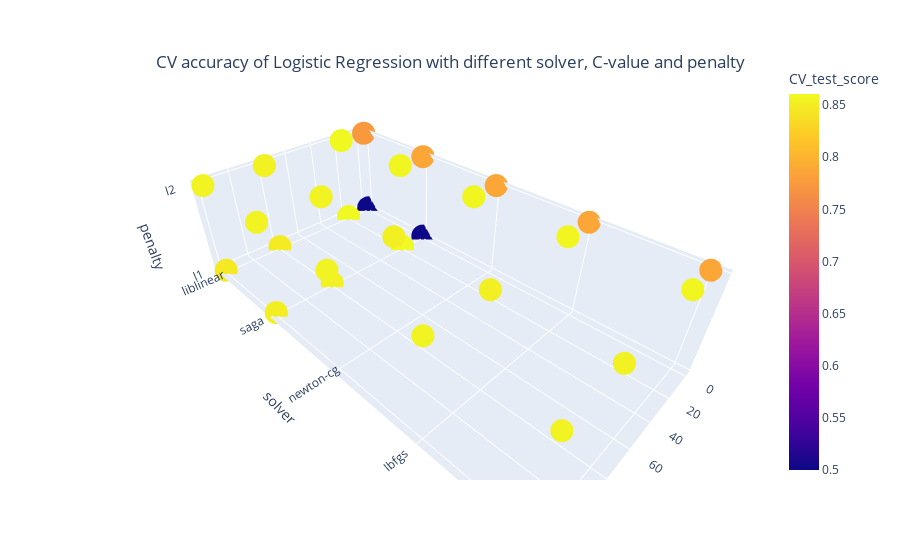

Notebook cell for this chart:
### Code cell
params = pd.concat([params_l1,params_l2])

fig = plt.figure(figsize=(10, 10))
# ax = fig.add_subplot(111, projection = '3d')

x = params['C']
y = params['solver']
z = params['penalty']

import plotly.express as px
df = px.data.iris()
fig = px.scatter_3d(params, x='C', y='solver', z='penalty',
              color='CV_test_score')
fig.update_layout(
    title={
        'text': "CV accuracy of Logistic Regression with different solver, C-value and penalty",
        'y':0.9,
        'x':0.5,
        'xanchor': 'center',
        'yanchor': 'top'})
# fig.title="CV accuracy of Logistic Regression with different solver and C-value\npenalty = 'l2'"
fig.show()

### Figure 1 — Plotly figure (JSON) as saved in the notebook; plotly's stock layout.template omitted (floating-point values rounded to 4 significant figures)
{"data": [{"hovertemplate": "C=%{x}<br>solver=%{y}<br>penalty=%{z}<br>CV_test_score=%{marker.color}<extra></extra>", "legendgroup": "", "marker": {"color": [0.8471, 0.8516, 0.8489, 0.8543, 0.8607, 0.8607, 0.5, 0.5, 0.8553, 0.8553, 0.8553, 0.8553, 0.8553, 0.8535, 0.8535, 0.8544, 0.8544, 0.8553, 0.858, 0.858, 0.8598, 0.858, 0.858, 0.7869, 0.7869, 0.774, 0.7869, 0.7869], "coloraxis": "coloraxis", "symbol": "circle"}, "mode": "markers", "name": "", "scene": "scene", "showlegend": false, "type": "scatter3d", "x": [120, 120, 80, 80, 20, 20, 0.01, 0.01, 120, 120, 120, 120, 120, 80, 80, 80, 80, 80, 20, 20, 20, 20, 20, 0.01, 0.01, 0.01, 0.01, 0.01], "y": ["liblinear", "saga", "liblinear", "saga", "liblinear", "saga", "liblinear", "saga", "newton-cg", "lbfgs", "liblinear", "sag", "saga", "newton-cg", "lbfgs", "liblinear", "sag", "saga", "newton-cg", "lbfgs", "liblinear", "sag", "saga", "newton-cg", "lbfgs", "liblinear", "sag", "saga"], "z": ["l1", "l1", "l1", "l1", "l1", "l1", "l1", "l1", "l2", "l2", "l2", "l2", "l2", "l2", "l2", "l2", "l2", "l2", "l2", "l2", "l2", "l2", "l2", "l2", "l2", "l2", "l2", "l2"]}], "layout": {"coloraxis": {"colorbar": {"title": {"text": "CV_test_score"}}, "colorscale": [[0, "#0d0887"], [0.1111, "#46039f"], [0.2222, "#7201a8"], [0.3333, "#9c179e"], [0.4444, "#bd3786"], [0.5556, "#d8576b"], [0.6667, "#ed7953"], [0.7778, "#fb9f3a"], [0.8889, "#fdca26"], [1, "#f0f921"]]}, "legend": {"tracegroupgap": 0}, "margin": {"t": 60}, "scene": {"domain": {"x": [0, 1], "y": [0, 1]}, "xaxis": {"title": {"text": "C"}}, "yaxis": {"title": {"text": "solver"}}, "zaxis": {"title": {"text": "penalty"}}}, "title": {"text": "CV accuracy of Logistic Regression with different solver, C-value and penalty", "x": 0.5, "xanchor": "center", "y": 0.9, "yanchor": "top"}}}
